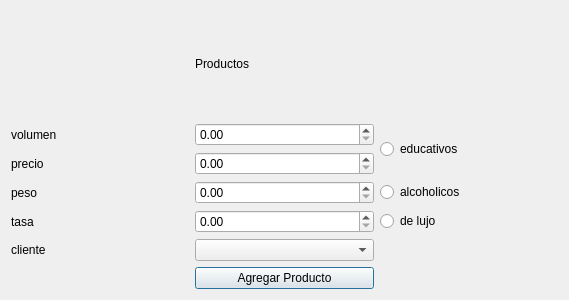
<?xml version="1.0" encoding="UTF-8"?>
<ui version="4.0">
 <class>agregar</class>
 <widget class="QDialog" name="agregar">
  <property name="geometry">
   <rect>
    <x>0</x>
    <y>0</y>
    <width>569</width>
    <height>300</height>
   </rect>
  </property>
  <property name="windowTitle">
   <string>Dialog</string>
  </property>
  <layout class="QGridLayout" name="gridLayout">
   <item row="0" column="1">
    <widget class="QLabel" name="label">
     <property name="text">
      <string>Productos</string>
     </property>
    </widget>
   </item>
   <item row="1" column="0">
    <widget class="QLabel" name="label_2">
     <property name="text">
      <string>volumen</string>
     </property>
    </widget>
   </item>
   <item row="1" column="1">
    <widget class="QDoubleSpinBox" name="sp_volumen"/>
   </item>
   <item row="1" column="2" rowspan="2">
    <widget class="QRadioButton" name="rd_educativo">
     <property name="text">
      <string>educativos</string>
     </property>
    </widget>
   </item>
   <item row="2" column="0">
    <widget class="QLabel" name="label_6">
     <property name="text">
      <string>precio</string>
     </property>
    </widget>
   </item>
   <item row="2" column="1">
    <widget class="QDoubleSpinBox" name="sp_precio"/>
   </item>
   <item row="3" column="0">
    <widget class="QLabel" name="label_3">
     <property name="text">
      <string>peso</string>
     </property>
    </widget>
   </item>
   <item row="3" column="1">
    <widget class="QDoubleSpinBox" name="sp_peso"/>
   </item>
   <item row="3" column="2">
    <widget class="QRadioButton" name="rd_alcohol">
     <property name="text">
      <string>alcoholicos</string>
     </property>
    </widget>
   </item>
   <item row="4" column="0">
    <widget class="QLabel" name="label_5">
     <property name="text">
      <string>tasa</string>
     </property>
    </widget>
   </item>
   <item row="4" column="1">
    <widget class="QDoubleSpinBox" name="sp_tasa"/>
   </item>
   <item row="4" column="2">
    <widget class="QRadioButton" name="rd_lujo">
     <property name="text">
      <string>de lujo</string>
     </property>
    </widget>
   </item>
   <item row="5" column="0">
    <widget class="QLabel" name="label_4">
     <property name="text">
      <string>cliente</string>
     </property>
    </widget>
   </item>
   <item row="5" column="1">
    <widget class="QComboBox" name="cb_cliente"/>
   </item>
   <item row="6" column="1">
    <widget class="QPushButton" name="pushButton_2">
     <property name="text">
      <string>Agregar Producto</string>
     </property>
    </widget>
   </item>
  </layout>
 </widget>
 <resources/>
 <connections/>
</ui>
